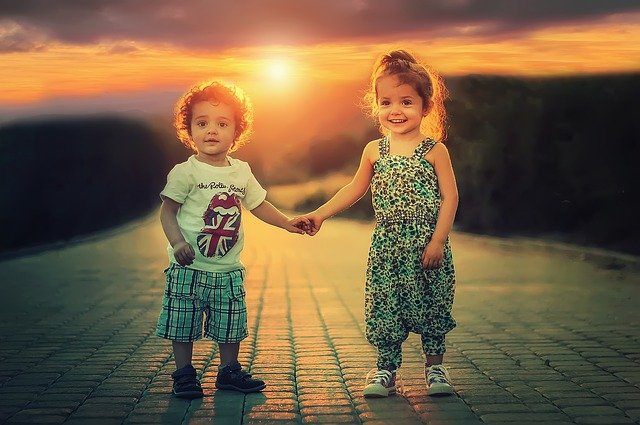
#> input picture media/images/Image02.jpg, 640 x 425 px, given in place of the camera
$ python AdaptiveColorTracker.py
#> lines starting #> are read from the running program, lines starting #| are printed output that depends on the picture; after the words box and inside, x2 and y2 are one past the last pixel; in counts of white or black regions, pixels touching at a corner belong together
import cv2
import pandas as pd
import colorsys
import numpy as np
from numpy.linalg import norm


#img_path = r'C:\Users\Balaji\Downloads\color detection\colorpic.jpg'
#img = cv2.imread('lenna.png')
cap = cv2.VideoCapture(0)

# declaring global variables (are used later on)
clicked = False
first= False
auto=False
r = g = b = x_pos = y_pos = 0

# function to get x,y coordinates of mouse double click
def draw_function(event, x, y, flags, param):
    if (event == cv2.EVENT_LBUTTONDBLCLK or auto==True):
        global b, g, r, x_pos, y_pos, clicked
        clicked = True
        x_pos = x
        y_pos = y
        b, g, r = frameG[y, x]
        b = int(b)
        g = int(g)
        r = int(r)


def brightness(img):
    if len(img.shape) == 3:
        # Colored RGB or BGR (*Do Not* use HSV images with this function)
        # create brightness with euclidean norm
        return np.average(norm(img, axis=2)) / np.sqrt(3)
    else:
        # Grayscale
        return np.average(img)

cv2.namedWindow('frame')
cv2.setMouseCallback('frame', draw_function)
text2='a'
kernel = np.ones((5,5), np.uint8)

lower_blue = np.array([30, 30, 30])
upper_blue = np.array([40, 40, 40])
text = ' R='
br=0
br0=[]
i=0

br0test=[]
brtest=[]
global xs, ys

while True:
    _, imageFrame = cap.read()
#> imageFrame is the input picture: shape (425, 640, 3); mean B, G, R 67.3, 94.4, 116.5
    frameG = cv2.GaussianBlur(imageFrame, (7,7), 0)#cv2.medianBlur(frame, 21)#
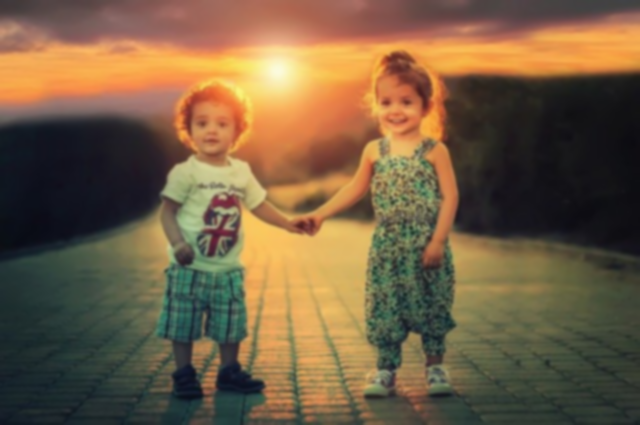
#> frameG: shape (425, 640, 3); mean B, G, R 67.2, 94.4, 116.5
    frameG = cv2.erode(frameG, kernel, iterations = 2)
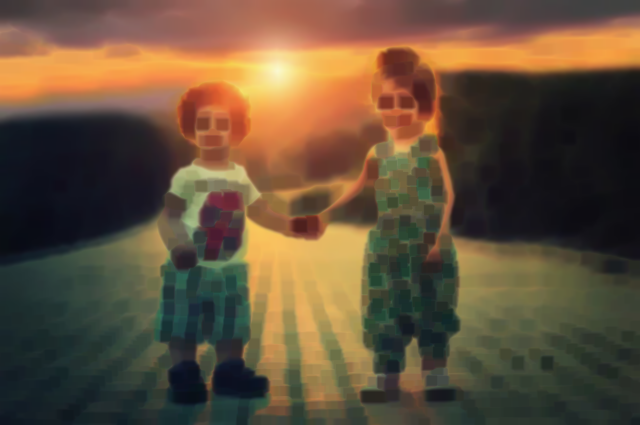
#> frameG: shape (425, 640, 3); mean B, G, R 58.4, 80.3, 99.7
    frameG = cv2.dilate(frameG, kernel, iterations = 1)
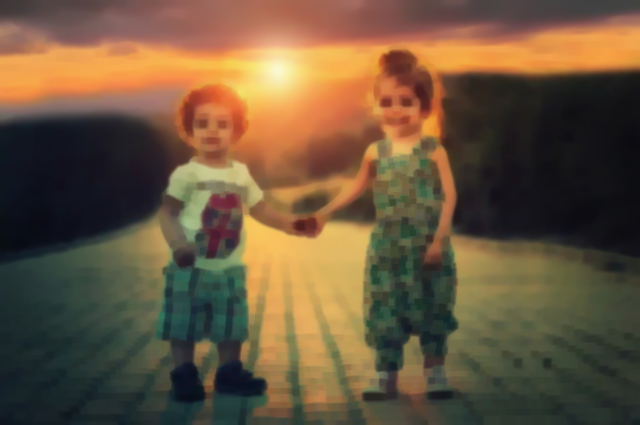
#> frameG: shape (425, 640, 3); mean B, G, R 61.3, 85.7, 106.4

    #i+=1
    #if(i%2==0):
    br0.append(br)
    br=brightness(imageFrame)
#> br = 96.57
    dbr=np.abs(br-br0[-1])
#> dbr = 96.57
    del br0[:-1]


    if(first==True and dbr>2):
        auto=True
        event=1
        flags=1
        param=1
        x=int(xs)
        y=int(ys)
        draw_function(event, x, y, flags, param)
        auto=False


    if clicked:
        first=True
        # cv2.rectangle(image, start point, endpoint, color, thickness)-1 fills entire rectangle
        cv2.rectangle(imageFrame, (20, 20), (750, 60), (b, g, r), -1)

        # Creating text string to display( Color name and RGB values )
        text = ' R=' + str(r) + ' G=' + str(g) + ' B=' + str(b)

        hsv = cv2.cvtColor(frameG, cv2.COLOR_BGR2HSV)
        h,s,v=colorsys.rgb_to_hsv(r/255, g/255, b/255)
        h=h*360

        text2 = ' H=' + str(round(h,2)) + ' S=' + str(round(s,2)) + ' V=' + str(round(v,2))

        lower_blue = np.array([(h-11)/360*179, (s-0.3)*255, (v-0.2)*255])
        upper_blue = np.array([(h+11)/360*179, (s+0.3)*255, (v+0.2)*255])
        mask = cv2.inRange(hsv, lower_blue, upper_blue)

        # cv2.putText(img,text,start,font(0-7),fontScale,color,thickness,lineType )
        cv2.putText(imageFrame, text, (50, 50), 2, 0.8, (255, 255, 255), 2, cv2.LINE_AA)

        # For very light colours we will display text in black colour
        if r + g + b >= 600:
            cv2.putText(imageFrame, text, (50, 50), 2, 0.8, (0, 0, 0), 2, cv2.LINE_AA)
            cv2.putText(imageFrame, text2, (50, 80), 2, 0.8, (0, 0, 0), 2, cv2.LINE_AA)

        clicked = False

    hsv = cv2.cvtColor(frameG, cv2.COLOR_BGR2HSV)
#> hsv: shape (425, 640, 3); mean H, S, V 49.9, 102.1, 111.7
    mask = cv2.inRange(hsv, lower_blue, upper_blue)
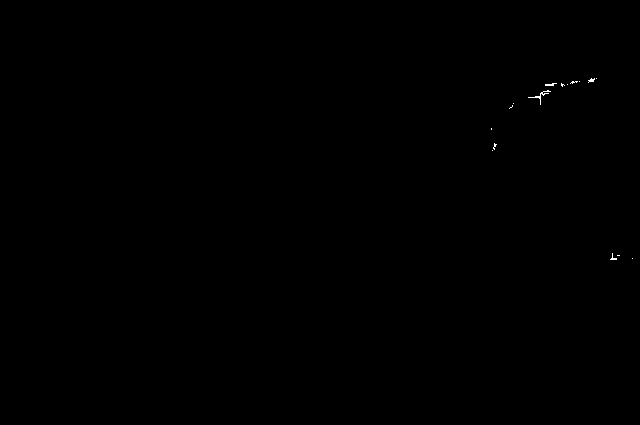
#> mask: shape (425, 640); 0.06% white in thin lines or dots, all inside (x1, y1, x2, y2) = (491, 78, 633, 260)

    contours, _ = cv2.findContours(mask, cv2.RETR_EXTERNAL, cv2.CHAIN_APPROX_SIMPLE)
#> contours = 16 contours, all with area under 20

    for cnt in contours:
        if cv2.contourArea(cnt) > 1000:
            x, y, width, height = cv2.boundingRect(cnt)

            imageFrame=cv2.rectangle(imageFrame, (x , y), (x + width, y + height),(0, 0, 255), 2)

            xs=int(x+width/2)
            ys=int(y+height/2)

            cv2.rectangle(imageFrame,(xs,ys),(xs+2,ys+2),(255,0,255),3)
#> this loop made 16 passes
#> cnt on passes 1, 2, 4, 6, 8, 10, 13, 15: [[632, 258]], [[617, 255], [619, 255]], [[492, 150]], [[491, 128], [491, 129]], [[513, 103]], [[567, 84]], [[579, 81]], [[596, 78]]

    cv2.rectangle(imageFrame, (20, 20), (750, 60), (b, g, r), -1)
    cv2.putText(imageFrame, text, (50, 50), 2, 0.8, (0, 0, 0), 2, cv2.LINE_AA)
    cv2.putText(imageFrame, text2, (50, 80), 2, 0.8, (0, 0, 0), 2, cv2.LINE_AA)
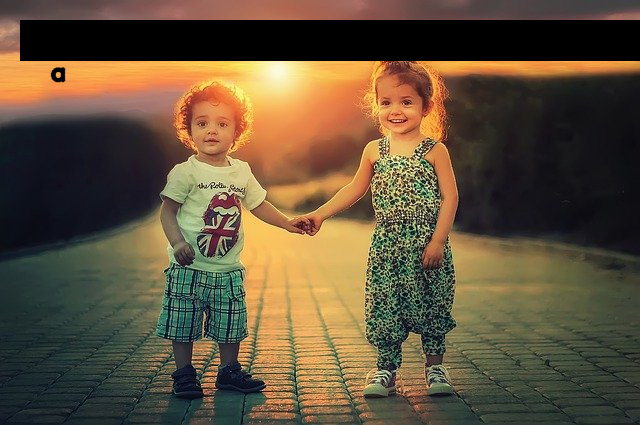
#> imageFrame: shape (425, 640, 3); mean B, G, R 58.8, 81.6, 97.5


    cv2.imshow("frame",imageFrame)
    cv2.imshow("mask",mask)

    key = cv2.waitKey(1) & 0xFF
#> (key q is pressed here)
    # if the 'q' key is pressed, stop the loop
    if key == ord("q"):
        break

cap.release()
cv2.destroyAllWindows()

$ run again, on media/images/Image03.jpg
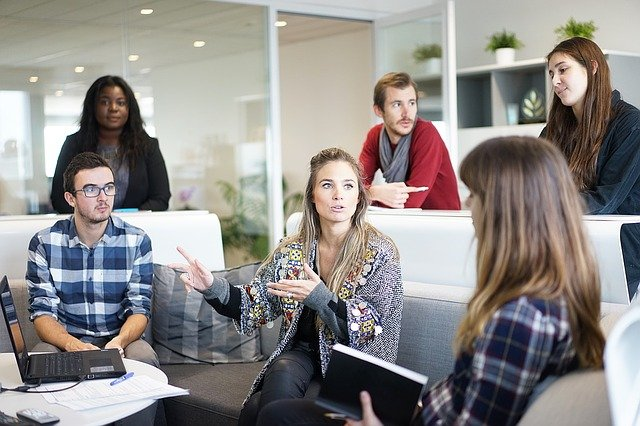
#> input picture media/images/Image03.jpg, 640 x 426 px, given in place of the camera
#> imageFrame is the input picture: shape (426, 640, 3); mean B, G, R 136.8, 139, 142.7
#> `frameG = cv2.dilate(frameG, kernel, iterations = 1)`:
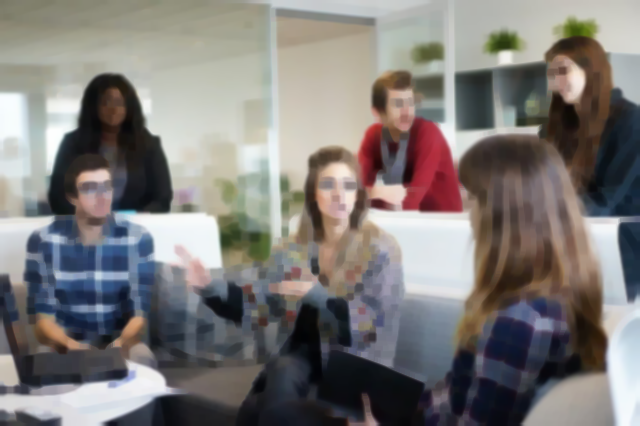
#> frameG: shape (426, 640, 3); mean B, G, R 120.6, 122.8, 126.3
#> br = 140.3
#> hsv: shape (426, 640, 3); mean H, S, V 66.4, 51.9, 133.9
#> mask: shape (426, 640); 0.02% white; 6 white regions (5 under 20 px), largest, box (x1, y1, x2, y2) and area: (65, 186, 71, 191) 26
#> contours = 6 contours, all with area under 20
#> the loop `for cnt in contours:` made 6 passes
#> cnt on passes 2, 3, 4, 6: [[134, 170], [135, 170]], [[146, 134], [147, 135]], [[140, 121], [139, 122], [139, 124], [140, 124]], [[118, 77], [120, 79], [119, 78], [119, 77]]
#> `cv2.putText(imageFrame, text2, (50, 80), 2, 0.8, (0, 0, 0), 2, cv2.LIN..`:
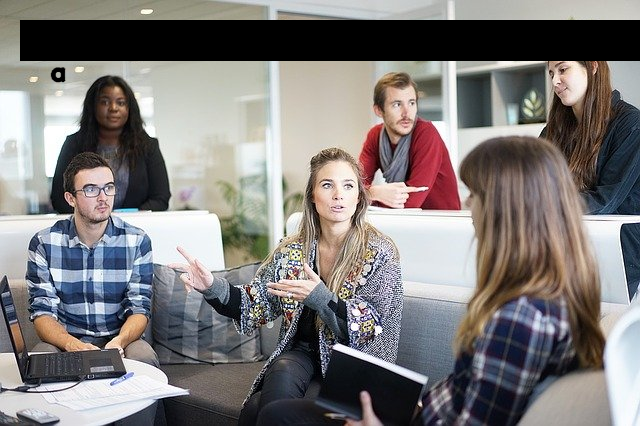
#> imageFrame: shape (426, 640, 3); mean B, G, R 122.1, 122.8, 126.5

$ run again, on media/images/Image04.jpg
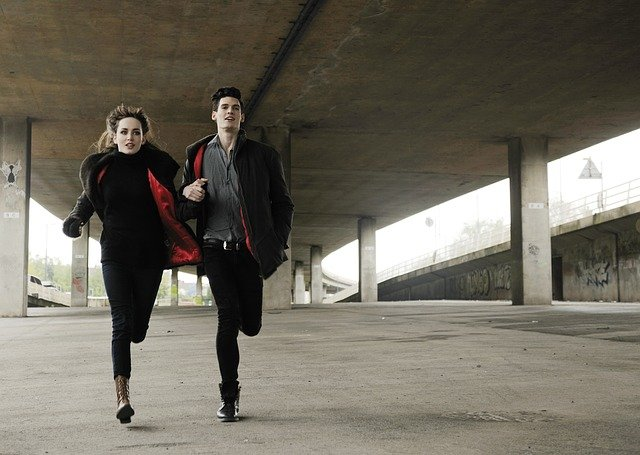
#> input picture media/images/Image04.jpg, 640 x 455 px, given in place of the camera
#> imageFrame is the input picture: shape (455, 640, 3); mean B, G, R 93.3, 105.2, 110.1
#> `frameG = cv2.dilate(frameG, kernel, iterations = 1)`:
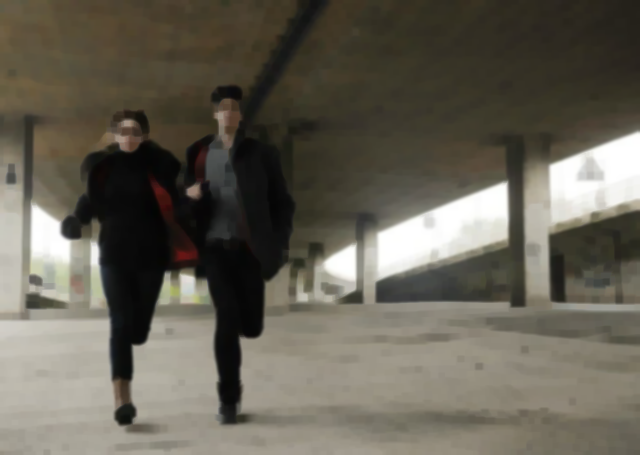
#> frameG: shape (455, 640, 3); mean B, G, R 85.7, 97.5, 101.9
#> br = 103.4
#> hsv: shape (455, 640, 3); mean H, S, V 24.5, 50.1, 102.1
#> mask: shape (455, 640); 0.07% white in thin lines or dots, all inside (x1, y1, x2, y2) = (77, 6, 564, 424)
#> contours = 60 contours, all with area under 20
#> the loop `for cnt in contours:` made 60 passes
#> cnt on passes 1 to 8: [[129, 423]], [[227, 422]], [[229, 421], [233, 421]], [[235, 417], [235, 421]], [[120, 408], [119, 409]], [[132, 407], [133, 408]], [[130, 405]], [[218, 366]]
#> `cv2.putText(imageFrame, text2, (50, 80), 2, 0.8, (0, 0, 0), 2, cv2.LIN..`:
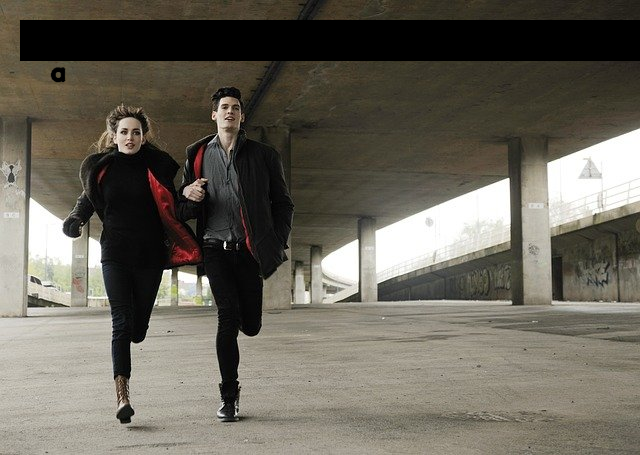
#> imageFrame: shape (455, 640, 3); mean B, G, R 89.6, 100.2, 104.5
